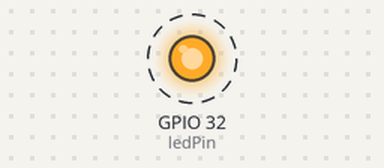
Bench run of a sketch on a simulated ESP32. Parts: output pins drawn as LEDs (lit = HIGH). Dashed ring = blinking. WiFi joins after 1.5 s; servers stay silent unless stated; what the sketch prints to the serial monitor is not drawn.

Above: at 2.5 s.
Timing chart, 0 to 6.6 s (numbered marks = the images above):
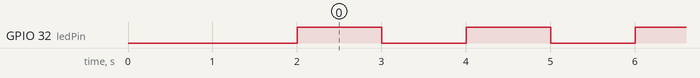

Measured:
- by itself, GPIO 32 (ledPin): alternates HIGH for 1.0 s and LOW for 1.0 s

The sketch:

sketch_jun20b.ino
```cpp
#include <WiFi.h>
#include <ESPAsyncWebServer.h>
#include <AsyncElegantOTA.h>

const char* ssid = "Sumprit";
const char* password = "kost199a";

const int ledPin = 32;

AsyncWebServer server(80);

void setup() {
  pinMode(ledPin, OUTPUT);
  digitalWrite(ledPin, LOW);

  Serial.begin(115200);
  WiFi.begin(ssid, password);

  while (WiFi.status() != WL_CONNECTED) {
    delay(1000);
    Serial.println("Connecting to WiFi...");
  }

  Serial.println("Connected to WiFi");

  AsyncElegantOTA.begin(&server);
  server.begin();

  Serial.print("Open http://");
  Serial.print(WiFi.localIP());
  Serial.println("/update in your browser to update the firmware");

}

void loop() {
  AsyncElegantOTA.loop();
  digitalWrite(ledPin, HIGH);
  delay(1000);
  digitalWrite(ledPin, LOW);
  delay(1000);
}
```
